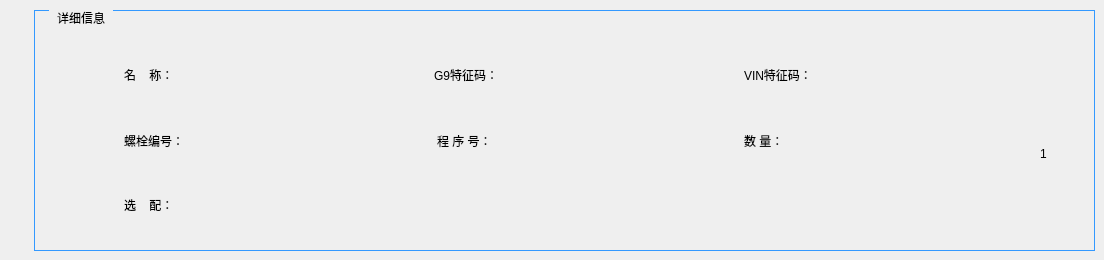
        <widget class="QWidget" name="page">
         <widget class="QGroupBox" name="groupBox_16">
          <property name="geometry">
           <rect>
            <x>34</x>
            <y>10</y>
            <width>1061</width>
            <height>241</height>
           </rect>
          </property>
          <property name="styleSheet">
           <string notr="true">QGroupBox {
    font: 14pt &quot;黑体&quot;;
    margin-top: 1ex;
    border-width:0.5px;  
    border-style:solid;
    border-color: rgb(51, 153, 255);  
}

QGroupBox::title {
    subcontrol-origin: margin;
    subcontrol-position: top left;
    left:15px;      
    margin-left: 5px;
    margin-right: 5px;
    padding:1px;
}</string>
          </property>
          <property name="title">
           <string>详细信息</string>
          </property>
          <widget class="QLabel" name="label_105">
           <property name="geometry">
            <rect>
             <x>90</x>
             <y>49</y>
             <width>111</width>
             <height>31</height>
            </rect>
           </property>
           <property name="styleSheet">
            <string notr="true">font: 14pt &quot;黑体&quot;;</string>
           </property>
           <property name="text">
            <string>名    称：</string>
           </property>
          </widget>
          <widget class="QLabel" name="label_106">
           <property name="geometry">
            <rect>
             <x>400</x>
             <y>49</y>
             <width>121</width>
             <height>31</height>
            </rect>
           </property>
           <property name="styleSheet">
            <string notr="true">font: 14pt &quot;黑体&quot;;</string>
           </property>
           <property name="text">
            <string>G9特征码：</string>
           </property>
          </widget>
          <widget class="QLabel" name="label_107">
           <property name="geometry">
            <rect>
             <x>710</x>
             <y>49</y>
             <width>141</width>
             <height>31</height>
            </rect>
           </property>
           <property name="styleSheet">
            <string notr="true">font: 14pt &quot;黑体&quot;;</string>
           </property>
           <property name="text">
            <string>VIN特征码：</string>
           </property>
          </widget>
          <widget class="QLabel" name="label_108">
           <property name="geometry">
            <rect>
             <x>90</x>
             <y>115</y>
             <width>111</width>
             <height>31</height>
            </rect>
           </property>
           <property name="styleSheet">
            <string notr="true">font: 14pt &quot;黑体&quot;;</string>
           </property>
           <property name="text">
            <string>螺栓编号：</string>
           </property>
          </widget>
          <widget class="QLabel" name="label_109">
           <property name="geometry">
            <rect>
             <x>403</x>
             <y>115</y>
             <width>121</width>
             <height>31</height>
            </rect>
           </property>
           <property name="styleSheet">
            <string notr="true">font: 14pt &quot;黑体&quot;;</string>
           </property>
           <property name="text">
            <string>程 序 号：</string>
           </property>
          </widget>
          <widget class="QLabel" name="label_110">
           <property name="geometry">
            <rect>
             <x>710</x>
             <y>115</y>
             <width>61</width>
             <height>31</height>
            </rect>
           </property>
           <property name="styleSheet">
            <string notr="true">font: 14pt &quot;黑体&quot;;</string>
           </property>
           <property name="text">
            <string>数 量：</string>
           </property>
          </widget>
          <widget class="QLabel" name="label_111">
           <property name="geometry">
            <rect>
             <x>90</x>
             <y>179</y>
             <width>111</width>
             <height>31</height>
            </rect>
           </property>
           <property name="styleSheet">
            <string notr="true">font: 14pt &quot;黑体&quot;;</string>
           </property>
           <property name="text">
            <string>选    配：</string>
           </property>
          </widget>
          <widget class="QLabel" name="label_carname">
           <property name="geometry">
            <rect>
             <x>210</x>
             <y>49</y>
             <width>121</width>
             <height>31</height>
            </rect>
           </property>
           <property name="styleSheet">
            <string notr="true">font: 14pt &quot;Arial&quot;;</string>
           </property>
           <property name="text">
            <string/>
           </property>
          </widget>
          <widget class="QLabel" name="label_G9">
           <property name="geometry">
            <rect>
             <x>540</x>
             <y>49</y>
             <width>151</width>
             <height>31</height>
            </rect>
           </property>
           <property name="styleSheet">
            <string notr="true">font: 14pt &quot;Arial&quot;;</string>
           </property>
           <property name="text">
            <string/>
           </property>
          </widget>
          <widget class="QLabel" name="label_VIN">
           <property name="geometry">
            <rect>
             <x>860</x>
             <y>49</y>
             <width>71</width>
             <height>31</height>
            </rect>
           </property>
           <property name="styleSheet">
            <string notr="true">font: 14pt &quot;Arial&quot;;</string>
           </property>
           <property name="text">
            <string/>
           </property>
          </widget>
          <widget class="QLabel" name="label_Lsnum">
           <property name="geometry">
            <rect>
             <x>210</x>
             <y>115</y>
             <width>151</width>
             <height>31</height>
            </rect>
           </property>
           <property name="styleSheet">
            <string notr="true">font: 14pt &quot;Arial&quot;;</string>
           </property>
           <property name="text">
            <string/>
           </property>
          </widget>
          <widget class="QLabel" name="label_pronum">
           <property name="geometry">
            <rect>
             <x>540</x>
             <y>115</y>
             <width>151</width>
             <height>31</height>
            </rect>
           </property>
           <property name="styleSheet">
            <string notr="true">font: 14pt &quot;Arial&quot;;</string>
           </property>
           <property name="text">
            <string/>
           </property>
          </widget>
          <widget class="QLabel" name="label_52">
           <property name="geometry">
            <rect>
             <x>774</x>
             <y>115</y>
             <width>57</width>
             <height>43</height>
            </rect>
           </property>
           <property name="styleSheet">
            <string notr="true">border-image: url(:/LCD_CS351/LCD_CS351/logo/luosi.png);</string>
           </property>
           <property name="text">
            <string/>
           </property>
          </widget>
          <widget class="QLabel" name="label_isxuan">
           <property name="geometry">
            <rect>
             <x>203</x>
             <y>173</y>
             <width>51</width>
             <height>41</height>
            </rect>
           </property>
           <property name="styleSheet">
            <string notr="true">font: 14pt &quot;Arial&quot;;</string>
           </property>
           <property name="text">
            <string/>
           </property>
          </widget>
          <widget class="QLabel" name="label_number">
           <property name="geometry">
            <rect>
             <x>840</x>
             <y>115</y>
             <width>41</width>
             <height>31</height>
            </rect>
           </property>
           <property name="styleSheet">
            <string notr="true">font: 14pt &quot;Arial&quot;;</string>
           </property>
           <property name="text">
            <string/>
           </property>
          </widget>
          <widget class="QPushButton" name="pushButton_10">
           <property name="geometry">
            <rect>
             <x>998</x>
             <y>98</y>
             <width>33</width>
             <height>22</height>
            </rect>
           </property>
           <property name="focusPolicy">
            <enum>Qt::NoFocus</enum>
           </property>
           <property name="styleSheet">
            <string notr="true">border-image: url(:/LCD_CS351/LCD_CS351/35_all/up.bmp);</string>
           </property>
           <property name="text">
            <string/>
           </property>
           <property name="flat">
            <bool>true</bool>
           </property>
          </widget>
          <widget class="QPushButton" name="pushButton_11">
           <property name="geometry">
            <rect>
             <x>998</x>
             <y>171</y>
             <width>33</width>
             <height>22</height>
            </rect>
           </property>
           <property name="focusPolicy">
            <enum>Qt::NoFocus</enum>
           </property>
           <property name="styleSheet">
            <string notr="true">border-image: url(:/LCD_CS351/LCD_CS351/35_all/down.bmp);</string>
           </property>
           <property name="text">
            <string/>
           </property>
           <property name="flat">
            <bool>true</bool>
           </property>
          </widget>
          <widget class="QLabel" name="label_currentindex">
           <property name="geometry">
            <rect>
             <x>1006</x>
             <y>133</y>
             <width>21</width>
             <height>21</height>
            </rect>
           </property>
           <property name="styleSheet">
            <string notr="true">font: 14pt &quot;Arial&quot;;</string>
           </property>
           <property name="text">
            <string>1</string>
           </property>
          </widget>
         </widget>
        </widget>
